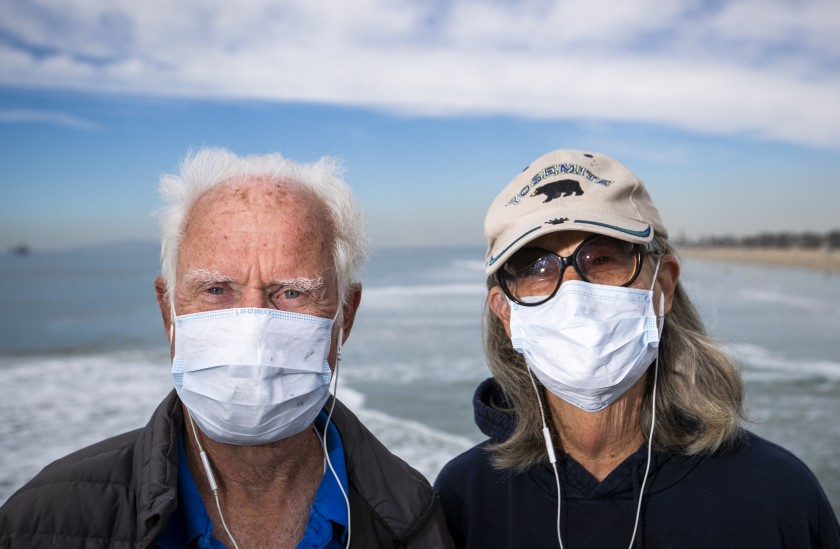
#> input picture images/pic1.jpeg, 840 x 549 px
$ python -i method.py   (imports and definitions only)   (older library calls are emulated)
#> lines starting #> are read from the running program, lines starting #| are printed output that depends on the picture; after the words box and inside, x2 and y2 are one past the last pixel; in counts of white or black regions, pixels touching at a corner belong together
#> further down, picture is the input picture: shape (549, 840, 3); mean B, G, R 155.6, 143.3, 138.4
import  cv2
import numpy as np

def find_marker(image):
    # convert the image to grayscale and blur to detect edges

    blurred_frame = cv2.GaussianBlur(image, (5, 5), 0)
    hsv = cv2.cvtColor(blurred_frame, cv2.COLOR_BGR2HSV)
#> hsv: shape (549, 840, 3); mean H, S, V 93.2, 54.3, 162.1

    lower_blue = np.array([38, 86, 0])
    upper_blue = np.array([121, 255, 255])
    mask = cv2.inRange(hsv, lower_blue, upper_blue)
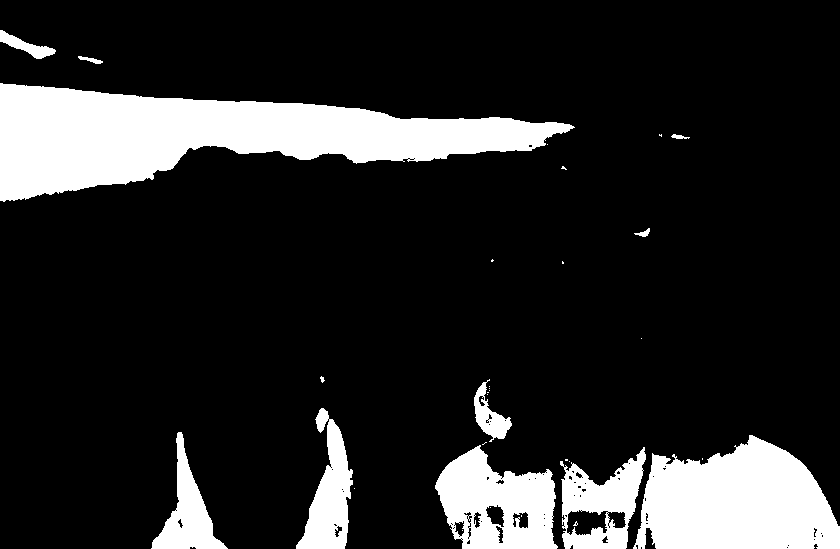
#> mask: shape (549, 840); 15.8% white; 32 white regions (20 under 20 px)

    _, contours, _ = cv2.findContours(mask, cv2.RETR_TREE, cv2.CHAIN_APPROX_NONE)
#> contours = 123 contours, 95 with area under 20; largest, box (x1, y1, x2, y2) and area: (0, 83, 575, 202) 33040, (633, 435, 840, 549) 16928, (435, 445, 558, 549) 8812, (560, 447, 646, 549) 5428, (296, 408, 353, 549) 3818
    con = max(contours, key=cv2.contourArea)
#> con = contour of 1302 points, box (x1, y1, x2, y2) (0, 83, 575, 202), area 33040

    return cv2.minAreaRect(con)

def distance_to_camera(knownWidth, focalLength, perWidth):
    # compute and return the distance from the image to the camera
    return (knownWidth * focalLength) / perWidth

>>> import cv2
>>> picture = cv2.imread('images/pic1.jpeg')
>>> result = find_marker(picture)
#> result = ((287, 142), (118, 574), -90)

$ run again, on images/pic2.jpg
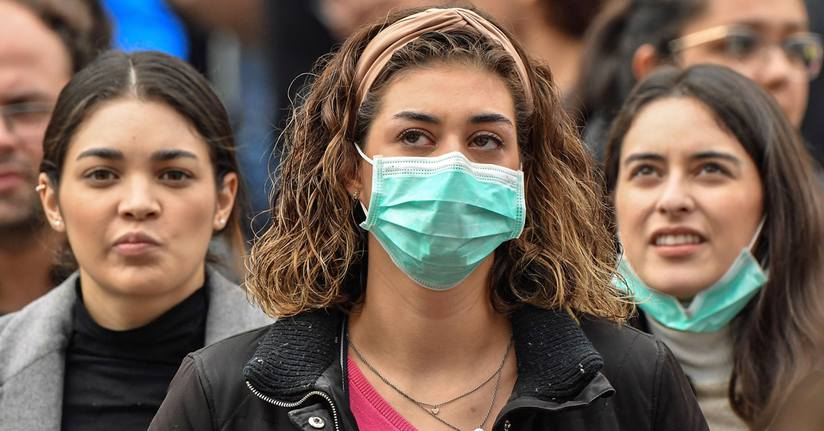
#> input picture images/pic2.jpg, 824 x 431 px
#> picture is the input picture: shape (431, 824, 3); mean B, G, R 83.8, 96.3, 114.7
#> hsv: shape (431, 824, 3); mean H, S, V 33.6, 84.4, 121.2
#> in find_marker, `mask = cv2.inRange(hsv, lower_blue, upper_blue)`:
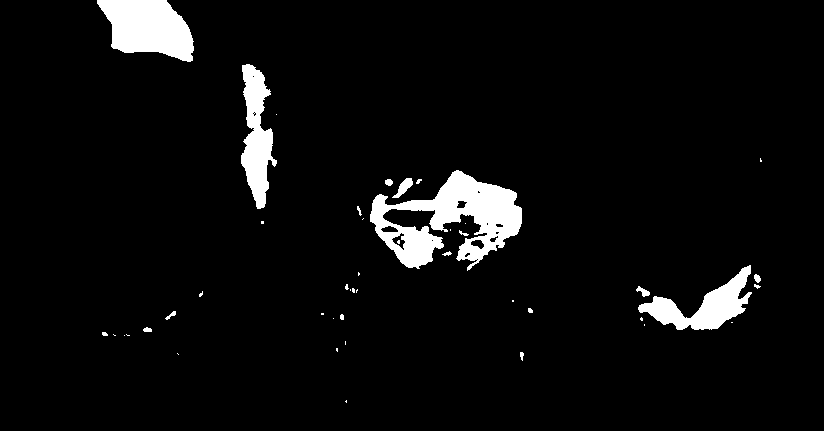
#> mask: shape (431, 824); 5% white; 45 white regions (28 under 20 px)
#> contours = 61 contours, 45 with area under 20; largest, box (x1, y1, x2, y2) and area: (370, 170, 522, 271) 7132, (97, 0, 194, 62) 4037, (241, 64, 277, 209) 2701, (638, 265, 752, 330) 2656, (392, 178, 413, 198) 151
#> con = contour of 738 points, box (x1, y1, x2, y2) (370, 170, 522, 271), area 7132
#> result = ((448.5, 224.1), (148, 98.74), -17.31)
